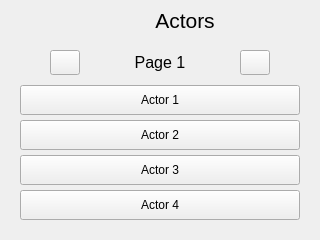
<?xml version="1.0" encoding="UTF-8"?>
<ui version="4.0">
 <class>ActorList</class>
 <widget class="QWidget" name="ActorList">
  <property name="geometry">
   <rect>
    <x>0</x>
    <y>0</y>
    <width>320</width>
    <height>240</height>
   </rect>
  </property>
  <widget class="QWidget" name="settingsHead" native="true">
   <property name="geometry">
    <rect>
     <x>0</x>
     <y>0</y>
     <width>320</width>
     <height>40</height>
    </rect>
   </property>
   <widget class="QLabel" name="settingLabel">
    <property name="geometry">
     <rect>
      <x>50</x>
      <y>0</y>
      <width>270</width>
      <height>40</height>
     </rect>
    </property>
    <property name="sizePolicy">
     <sizepolicy hsizetype="Expanding" vsizetype="Expanding">
      <horstretch>0</horstretch>
      <verstretch>0</verstretch>
     </sizepolicy>
    </property>
    <property name="font">
     <font>
      <pointsize>16</pointsize>
     </font>
    </property>
    <property name="text">
     <string>Actors</string>
    </property>
    <property name="alignment">
     <set>Qt::AlignCenter</set>
    </property>
   </widget>
   <widget class="QPushButton" name="back">
    <property name="geometry">
     <rect>
      <x>0</x>
      <y>0</y>
      <width>50</width>
      <height>40</height>
     </rect>
    </property>
    <property name="sizePolicy">
     <sizepolicy hsizetype="Preferred" vsizetype="Expanding">
      <horstretch>0</horstretch>
      <verstretch>0</verstretch>
     </sizepolicy>
    </property>
    <property name="font">
     <font>
      <pointsize>14</pointsize>
     </font>
    </property>
    <property name="text">
     <string notr="true"/>
    </property>
    <property name="icon">
     <iconset resource="icons.qrc">
      <normaloff>:/settings/icons/arrow_left_white.svg</normaloff>:/settings/icons/arrow_left_white.svg</iconset>
    </property>
    <property name="iconSize">
     <size>
      <width>18</width>
      <height>18</height>
     </size>
    </property>
    <property name="flat">
     <bool>true</bool>
    </property>
   </widget>
  </widget>
  <widget class="QWidget" name="widget" native="true">
   <property name="geometry">
    <rect>
     <x>20</x>
     <y>85</y>
     <width>280</width>
     <height>135</height>
    </rect>
   </property>
   <widget class="QPushButton" name="actor1">
    <property name="geometry">
     <rect>
      <x>0</x>
      <y>0</y>
      <width>280</width>
      <height>30</height>
     </rect>
    </property>
    <property name="text">
     <string>Actor 1</string>
    </property>
   </widget>
   <widget class="QPushButton" name="actor2">
    <property name="geometry">
     <rect>
      <x>0</x>
      <y>35</y>
      <width>280</width>
      <height>30</height>
     </rect>
    </property>
    <property name="text">
     <string>Actor 2</string>
    </property>
   </widget>
   <widget class="QPushButton" name="actor3">
    <property name="geometry">
     <rect>
      <x>0</x>
      <y>70</y>
      <width>280</width>
      <height>30</height>
     </rect>
    </property>
    <property name="text">
     <string>Actor 3</string>
    </property>
   </widget>
   <widget class="QPushButton" name="actor4">
    <property name="geometry">
     <rect>
      <x>0</x>
      <y>105</y>
      <width>280</width>
      <height>30</height>
     </rect>
    </property>
    <property name="text">
     <string>Actor 4</string>
    </property>
   </widget>
  </widget>
  <widget class="QWidget" name="pageHead" native="true">
   <property name="geometry">
    <rect>
     <x>50</x>
     <y>50</y>
     <width>220</width>
     <height>25</height>
    </rect>
   </property>
   <widget class="QPushButton" name="next">
    <property name="geometry">
     <rect>
      <x>190</x>
      <y>0</y>
      <width>30</width>
      <height>25</height>
     </rect>
    </property>
    <property name="text">
     <string/>
    </property>
    <property name="icon">
     <iconset resource="icons.qrc">
      <normaloff>:/settings/icons/arrow_right_white.svg</normaloff>:/settings/icons/arrow_right_white.svg</iconset>
    </property>
    <property name="flat">
     <bool>false</bool>
    </property>
   </widget>
   <widget class="QPushButton" name="previous">
    <property name="geometry">
     <rect>
      <x>0</x>
      <y>0</y>
      <width>30</width>
      <height>25</height>
     </rect>
    </property>
    <property name="text">
     <string/>
    </property>
    <property name="icon">
     <iconset resource="icons.qrc">
      <normaloff>:/settings/icons/arrow_left_white.svg</normaloff>:/settings/icons/arrow_left_white.svg</iconset>
    </property>
    <property name="flat">
     <bool>false</bool>
    </property>
   </widget>
   <widget class="QLabel" name="page">
    <property name="geometry">
     <rect>
      <x>30</x>
      <y>0</y>
      <width>160</width>
      <height>25</height>
     </rect>
    </property>
    <property name="font">
     <font>
      <pointsize>12</pointsize>
     </font>
    </property>
    <property name="text">
     <string>Page 1</string>
    </property>
    <property name="alignment">
     <set>Qt::AlignCenter</set>
    </property>
   </widget>
  </widget>
 </widget>
 <resources>
  <include location="icons.qrc"/>
 </resources>
 <connections/>
</ui>
